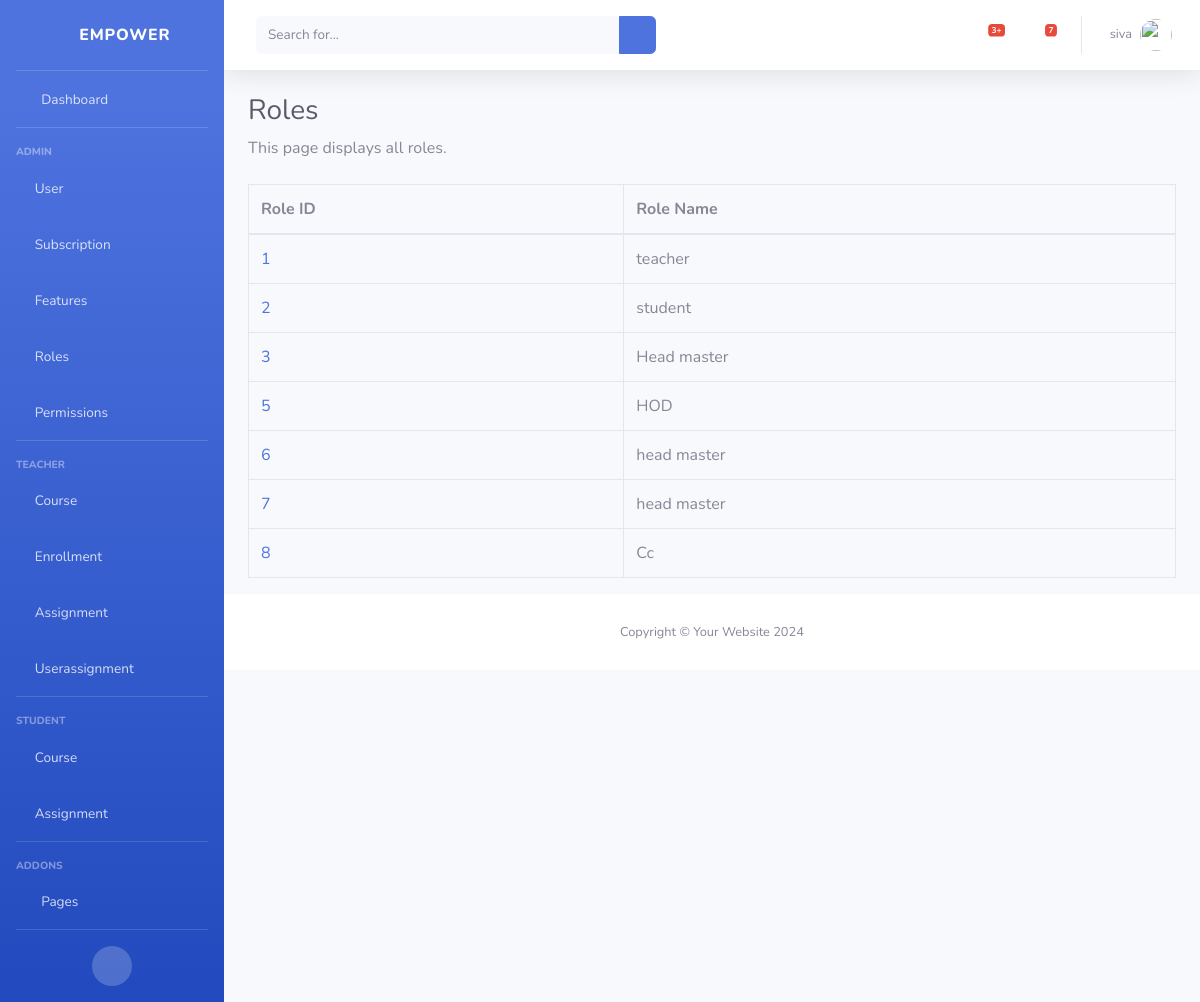
Page /roles/ (signed in) on the committed database.
### classRoom/models.py (models this page shows)
class Role(models.Model):
    id = models.AutoField(primary_key=True)
    role_name = models.CharField(max_length=255)

### classRoom/views.py (the view)
# urls.py: path('roles/', view_roles, name='view_roles'),
def view_roles(request):
    roles = Role.objects.all()
    return render(request, 'roles/view_roles.html', {'roles': roles})

### classRoom/templates/roles/view_roles.html
{% extends 'base.html' %}
{% block content %}
    <h1 class="h3 mb-2 text-gray-800">Roles</h1>
    <p class="mb-4">This page displays all roles.</p>
    <table class="table table-bordered" id="dataTable" width="100%" cellspacing="0">
        <thead>
            <tr>
                <th>Role ID</th>
                <th>Role Name</th>
            </tr>
        </thead>
        <tbody>
            {% for role in roles %}
                <tr>
                    <td><a href="{% url 'view_role' role.id %}">{{ role.id }}</a></td>
                    <td>{{ role.role_name }}</td>
                </tr>
            {% endfor %}
        </tbody>
    </table>
{% endblock %}

### classRoom/templates/base.html (shortened to what this page needs)
{% load static %}
<!DOCTYPE html>
<html lang="en">
<head>
    <link rel="stylesheet" href="{% static 'vendor/fontawesome-free/css/all.min.css' %}" type="text/css">
    <link rel="stylesheet" href="{% static 'css/sb-admin-2.min.css' %}">
</head>
<body id="page-top">
    <div id="wrapper">
        <ul class="navbar-nav bg-gradient-primary sidebar sidebar-dark accordion" id="accordionSidebar">
            <a class="sidebar-brand d-flex align-items-center justify-content-center" href="{% url 'index' %}">
                <div class="sidebar-brand-icon rotate-n-15">
                    <i class="fas fa-chess-knight"></i>
                </div>
                <div class="sidebar-brand-text mx-3">Empower</div>
            </a>
            <hr class="sidebar-divider my-0">
            <li class="nav-item">
                <a class="nav-link" href="{% url 'index' %}">
                    <i class="fas fa-fw fa-tachometer-alt"></i>
                    <span>Dashboard</span></a>
            </li>
            <hr class="sidebar-divider">
            <div class="sidebar-heading">
                Admin
            </div>
            <li class="nav-item">
                <a class="nav-link" href="{% url 'view_users' %}" >
                    <i class="fas fa-user-shield"></i>
                    <span>User</span>
                </a>
            </li>
            <li class="nav-item">
                <a class="nav-link" href="{% url 'view_subscriptions' %}" >
                    <i class="fas fa-user-shield"></i>
                    <span>Subscription</span>
                </a>
            </li>
            <li class="nav-item">
                <a class="nav-link" href="{% url 'view_features' %}" >
                    <i class="fas fa-user-shield"></i>
                    <span>Features</span>
                </a>
            </li>
            <li class="nav-item">
                <a class="nav-link" href="{% url 'view_roles' %}" >
                    <i class="fas fa-user-shield"></i>
                    <span>Roles</span>
                </a>
            </li>
            <li class="nav-item">
                <a class="nav-link" href="{% url 'view_permissions' %}" >
                    <i class="fas fa-user-shield"></i>
                    <span>Permissions</span>
                </a>
            </li>
            <hr class="sidebar-divider">
            <div class="sidebar-heading">
                Teacher
            </div>
            <li class="nav-item">
                <a class="nav-link" href="{% url 'view_courses' %}" >
                    <i class="fas fa-chalkboard-teacher"></i>
                    <span>Course</span>
                </a>
            </li>
            <li class="nav-item">
                <a class="nav-link" href="{% url 'view_enrollments' %}" >
                    <i class="fas fa-chalkboard-teacher"></i>
                    <span>Enrollment</span>
                </a>
            </li>
            <li class="nav-item">
                <a class="nav-link" href="{% url 'view_assignments' %}" >
                    <i class="fas fa-chalkboard-teacher"></i>
                    <span>Assignment</span>
                </a>
            </li>
            <li class="nav-item">
                <a class="nav-link" href="{% url 'view_userassignments' %}" >
                    <i class="fas fa-chalkboard-teacher"></i>
                    <span>Userassignment</span>
                </a>
            </li>
            <hr class="sidebar-divider">
            <div class="sidebar-heading">
                Student
            </div>
            <li class="nav-item">
                <a class="nav-link" href="{% url 'view_courses' %}" >
                    <i class="fas fa-user-graduate"></i>
                    <span>Course</span>
                </a>
                <a class="nav-link" href="{% url 'view_assignments' %}" >
                    <i class="fas fa-user-graduate"></i>
                    <span>Assignment</span>
                </a>
            </li>
            <hr class="sidebar-divider">
            <div class="sidebar-heading">
                Addons
            </div>
            <li class="nav-item">
                <a class="nav-link collapsed" href="#" data-toggle="collapse" data-target="#collapsePages"
                    aria-expanded="true" aria-controls="collapsePages">
                    <i class="fas fa-fw fa-folder"></i>
                    <span>Pages</span>
                </a>
            </li>
            <hr class="sidebar-divider d-none d-md-block">
            <div class="text-center d-none d-md-inline">
                <button class="rounded-circle border-0" id="sidebarToggle"></button>
            </div>
        </ul>
        <div id="content-wrapper" class="d-flex flex-column">
            <nav class="navbar navbar-expand navbar-light bg-white topbar mb-4 static-top shadow">
                <form
                    class="d-none d-sm-inline-block form-inline mr-auto ml-md-3 my-2 my-md-0 mw-100 navbar-search">
                    <div class="input-group">
                        <input type="text" class="form-control bg-light border-0 small" placeholder="Search for..."
                            aria-label="Search" aria-describedby="basic-addon2">
                        <div class="input-group-append">
                            <button class="btn btn-primary" type="button">
                                <i class="fas fa-search fa-sm"></i>
                            </button>
                        </div>
                    </div>
                </form>
                <ul class="navbar-nav ml-auto">
                    <li class="nav-item dropdown no-arrow mx-1">
                        <a class="nav-link dropdown-toggle" href="#" id="alertsDropdown" role="button"
                            data-toggle="dropdown" aria-haspopup="true" aria-expanded="false">
                            <i class="fas fa-bell fa-fw"></i>
                            <span class="badge badge-danger badge-counter">3+</span>
                        </a>
                    </li>
                    <li class="nav-item dropdown no-arrow mx-1">
                        <a class="nav-link dropdown-toggle" href="#" id="messagesDropdown" role="button"
                            data-toggle="dropdown" aria-haspopup="true" aria-expanded="false">
                            <i class="fas fa-envelope fa-fw"></i>
                            <span class="badge badge-danger badge-counter">7</span>
                        </a>
                    </li>
                    <li class="nav-item dropdown no-arrow">
                        <a class="nav-link dropdown-toggle" href="#" id="userDropdown" role="button"
                            data-toggle="dropdown" aria-haspopup="true" aria-expanded="false">
                            {% if user.is_authenticated %}
                                <span class="mr-2 d-none d-lg-inline text-gray-600 small">{{ user.username }}</span>
                            {% endif %}
                            <img class="img-profile rounded-circle" src="{% static 'img/undraw_profile.svg' %}">
                        </a>
                    </li>
                </ul>
            </nav>
            <div class="container-fluid">
                {% block content %}
                {% endblock %}
            </div>
            <footer class="sticky-footer bg-white">
                <div class="container my-auto">
                    <div class="copyright text-center my-auto">
                        <span>Copyright &copy; Your Website 2024</span>
                    </div>
                </div>
            </footer>
        </div>
    </div>
</body>
</html>

### rows in the picture
Role: id "1", role_name "teacher"
Role: id "2", role_name "student"
Role: id "3", role_name "Head master"
Role: id "5", role_name "HOD"
Role: id "6", role_name "head master"
Role: id "7", role_name "head master"
Role: id "8", role_name "Cc"

### other values in the picture
{{ user.username }} "siva"
